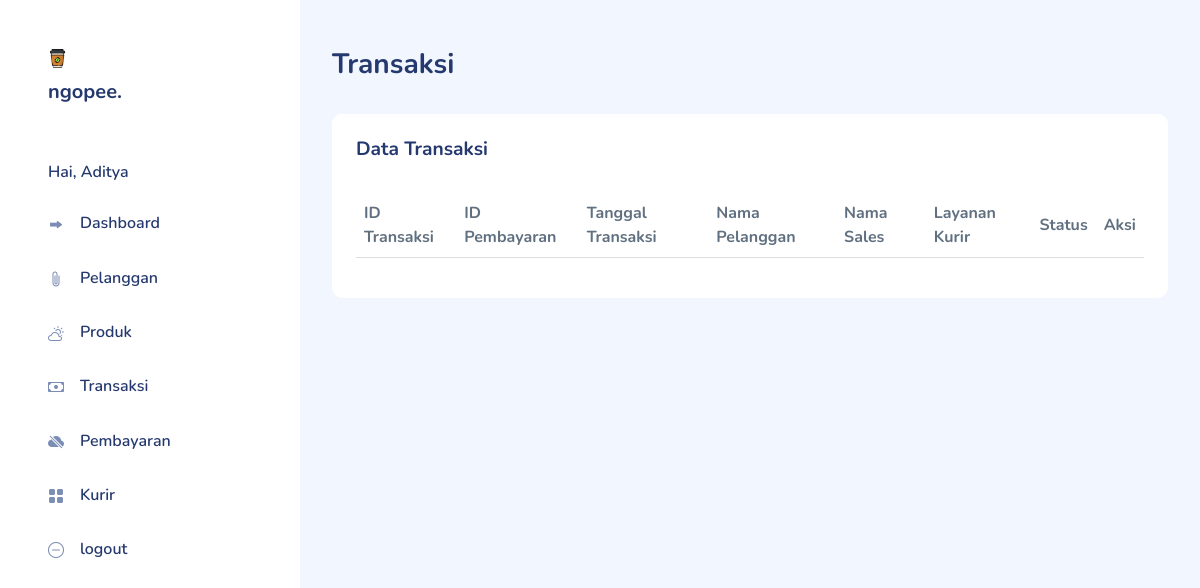
The app's page /index.php?page=admin&aksi=transaksi (signed in), older data.
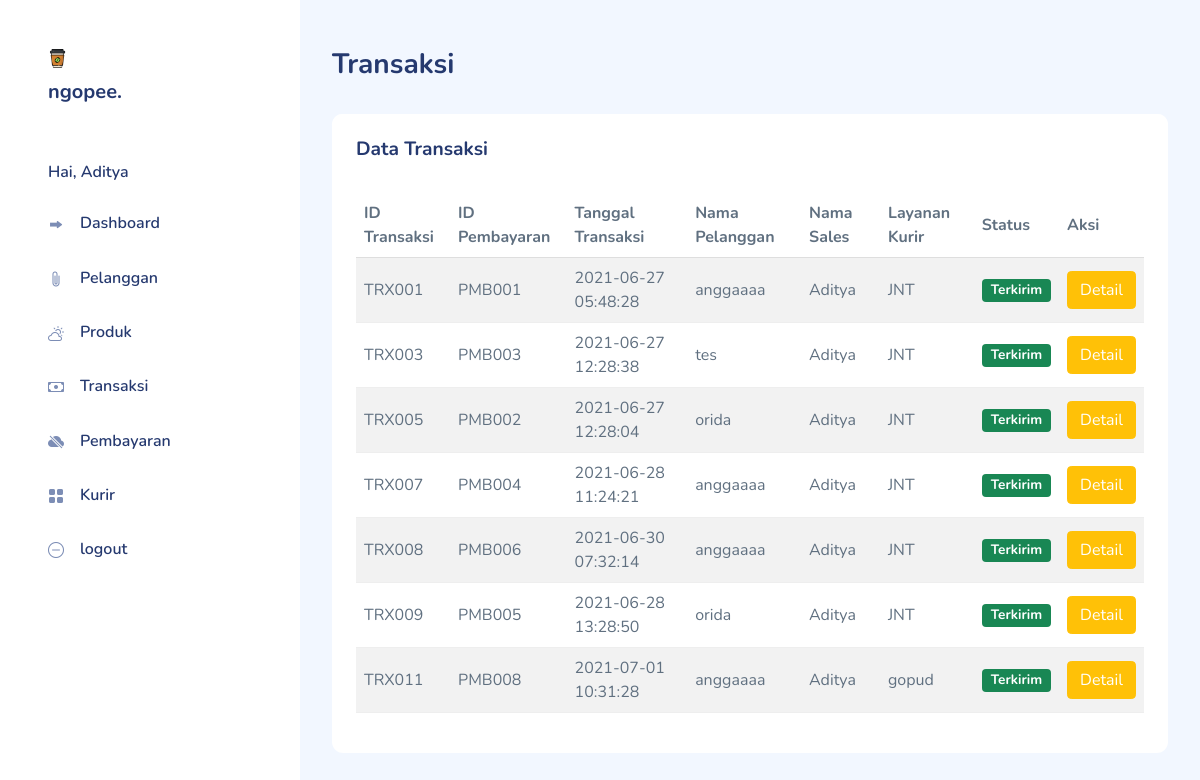
The same page, newer data.
### tables this page shows
CREATE TABLE `transaksi` (
  `transaksi_id` char(6) NOT NULL,
  `pembeli_id` int(11) DEFAULT NULL,
  `kurir_id` int(11) DEFAULT NULL,
  `pembayaran_id` char(6) DEFAULT NULL,
  `admin_id` int(11) NOT NULL,
  `status_id` int(11) DEFAULT NULL,
  `transaksi_tgl` datetime DEFAULT NULL
);

CREATE TABLE `user` (
  `user_id` int(11) NOT NULL,
  `role_id` char(1) DEFAULT NULL,
  `user_nama` varchar(100) DEFAULT NULL,
  `user_alamat` varchar(255) DEFAULT NULL,
  `user_email` varchar(50) DEFAULT NULL,
  `user_password` varchar(50) DEFAULT NULL,
  `user_notelp` varchar(13) DEFAULT NULL
);

CREATE TABLE `kurir` (
  `kurir_id` int(11) NOT NULL,
  `kurir_desc` varchar(255) DEFAULT NULL
);

### Controller/AdminController.php (called while the page is built, shortened)
<?php
class AdminController
{
    private $model;
    public function __construct()
    {
        $this->model = new AdminModel();
    }
    public function transaksi()
    {
        $data = $this->model->getTransaksi();
        extract($data);
        require_once("View/admin/transaksi.php");
    }
}

### Koneksi.php (called while the page is built)
<?php
function koneksi()
{
    $db_host = "localhost";
    $db_user = "root";
    $db_password = "";
    $db_database = "db_ngopee";
    try {
        return new mysqli($db_host,$db_user,$db_password,$db_database);
    } catch (exception $e) {
        echo "Terjadi kesalahan koneksi database";
    }
}

### Model/AdminModel.php (called while the page is built, shortened)
<?php
class AdminModel
{
        public function getTransaksi()
        {
                $sql = "SELECT t.transaksi_id as 'id transaksi',
                        t.pembayaran_id as 'id pembayaran',
                        t.transaksi_tgl as 'tgl trx',
                        k.kurir_desc as 'nama kurir',
                        up.user_nama as 'nama pembeli',
                        ua.user_nama as 'nama admin',
                        t.status_id as 'status'
                        from transaksi as t
                        JOIN user up ON t.pembeli_id = up.user_id
                        JOIN kurir k ON t.kurir_id = k.kurir_id
                        JOIN user ua ON t.admin_id = ua.user_id
                        where t.status_id  > 2 ORDER BY status ";
                $query = koneksi()->query($sql);
                $hasil = [];
                while ($data = $query->fetch_assoc()) {
                        $hasil[] = $data;
                }
                return $hasil;
        }
}

### View/admin/transaksi.php (the view, shortened to what this page needs)
<!DOCTYPE html>
<html lang="en">
<head>
  <link rel="stylesheet" href="assets/css/bootstrap.css" />
  <link rel="stylesheet" href="assets/vendors/iconly/bold.css" />
  <link rel="stylesheet" href="assets/vendors/perfect-scrollbar/perfect-scrollbar.css" />
  <link rel="stylesheet" href="assets/vendors/bootstrap-icons/bootstrap-icons.css" />
  <link rel="stylesheet" href="assets/vendors/simple-datatables/style.css" />
  <link rel="stylesheet" href="assets/css/app.css" />
</head>
<body>
  <div id="app">
    <div id="main">
      <div class="page-heading">
        <div class="page-title">
          <h3>Transaksi</h3>
        </div>
      </div>
      <div class="page-content">
        <section class="section">
          <div class="card">
            <div class="card-header">
              <h4 class="card-title">Data Transaksi</h4>
            </div>
            <div class="card-body">
              <table class="table table-striped" id="table1">
                <thead>
                  <tr>
                    <th>ID Transaksi</th>
                    <th>ID Pembayaran</th>
                    <th>Tanggal Transaksi</th>
                    <th>Nama Pelanggan</th>
                    <th>Nama Sales</th>
                    <th>Layanan Kurir</th>
                    <th>Status</th>
                    <th>Aksi</th>
                  </tr>
                </thead>
                <tbody>
                  <?php foreach ($data as $row) : ?>
                    <tr>
                      <td><?= $row['id transaksi'] ?></td>
                      <td><?= $row['id pembayaran'] ?></td>
                      <td><?= $row['tgl trx'] ?></td>
                      <td><?= $row['nama pembeli'] ?></td>
                      <td><?= $row['nama admin'] ?></td>
                      <td><?= $row['nama kurir'] ?></td>
                      <td><?php
                          if ($row['status'] == 3) { ?>
                          <span class="badge bg-info">Menunggu pengiriman</span>
                        <?php } else if ($row['status'] == 4) { ?>
                          <span class="badge bg-success">Terkirim</span>
                        <?php } else if ($row['status'] == 5) { ?>
                          <span class="badge bg-dark">Dibatalkan Admin</span>
                        <?php } ?>
                      </td>
                      <td>
                        <div class="btn-group" role="group" aria-label="Basic example">
                          <?php if ($row['status'] == 3) : ?>
                            <a href="index.php?page=admin&aksi=kirimTransaksi&id=<?= $row['id transaksi'] ?>" class="btn btn-primary">Kirim</a>
                            <a href="index.php?page=admin&aksi=detailTransaksi&id=<?= $row['id transaksi'] ?>" class="btn btn-warning">Detail</a>
                          <?php elseif ($row['status'] > 3) : ?>
                            <a href="index.php?page=admin&aksi=detailTransaksi&id=<?= $row['id transaksi'] ?>" class="btn btn-warning">Detail</a>
                          <?php endif; ?>
                        </div>
                      </td>
                    </tr>
                  <?php endforeach; ?>
                </tbody>
              </table>
            </div>
          </div>
        </section>
      </div>
    </div>
  </div>
</body>
</html>

Row changes from the older to the newer data that the page shows:
added transaksi: transaksi_id "TRX001", pembayaran "PMB001", transaksi_tgl "2021-06-27 05:48:28", user.user_nama "anggaaaa", user.user_nama "Aditya", kurir.kurir_desc "JNT", shows "Terkirim"
added transaksi: transaksi_id "TRX003", pembayaran "PMB003", transaksi_tgl "2021-06-27 12:28:38", user.user_nama "tes", user.user_nama "Aditya", kurir.kurir_desc "JNT", shows "Terkirim"
added transaksi: transaksi_id "TRX005", pembayaran "PMB002", transaksi_tgl "2021-06-27 12:28:04", user.user_nama "orida", user.user_nama "Aditya", kurir.kurir_desc "JNT", shows "Terkirim"
added transaksi: transaksi_id "TRX007", pembayaran "PMB004", transaksi_tgl "2021-06-28 11:24:21", user.user_nama "anggaaaa", user.user_nama "Aditya", kurir.kurir_desc "JNT", shows "Terkirim"
added transaksi: transaksi_id "TRX008", pembayaran "PMB006", transaksi_tgl "2021-06-30 07:32:14", user.user_nama "anggaaaa", user.user_nama "Aditya", kurir.kurir_desc "JNT", shows "Terkirim"
added transaksi: transaksi_id "TRX009", pembayaran "PMB005", transaksi_tgl "2021-06-28 13:28:50", user.user_nama "orida", user.user_nama "Aditya", kurir.kurir_desc "JNT", shows "Terkirim"
added transaksi: transaksi_id "TRX011", pembayaran "PMB008", transaksi_tgl "2021-07-01 10:31:28", user.user_nama "anggaaaa", user.user_nama "Aditya", kurir.kurir_desc "gopud", shows "Terkirim"
